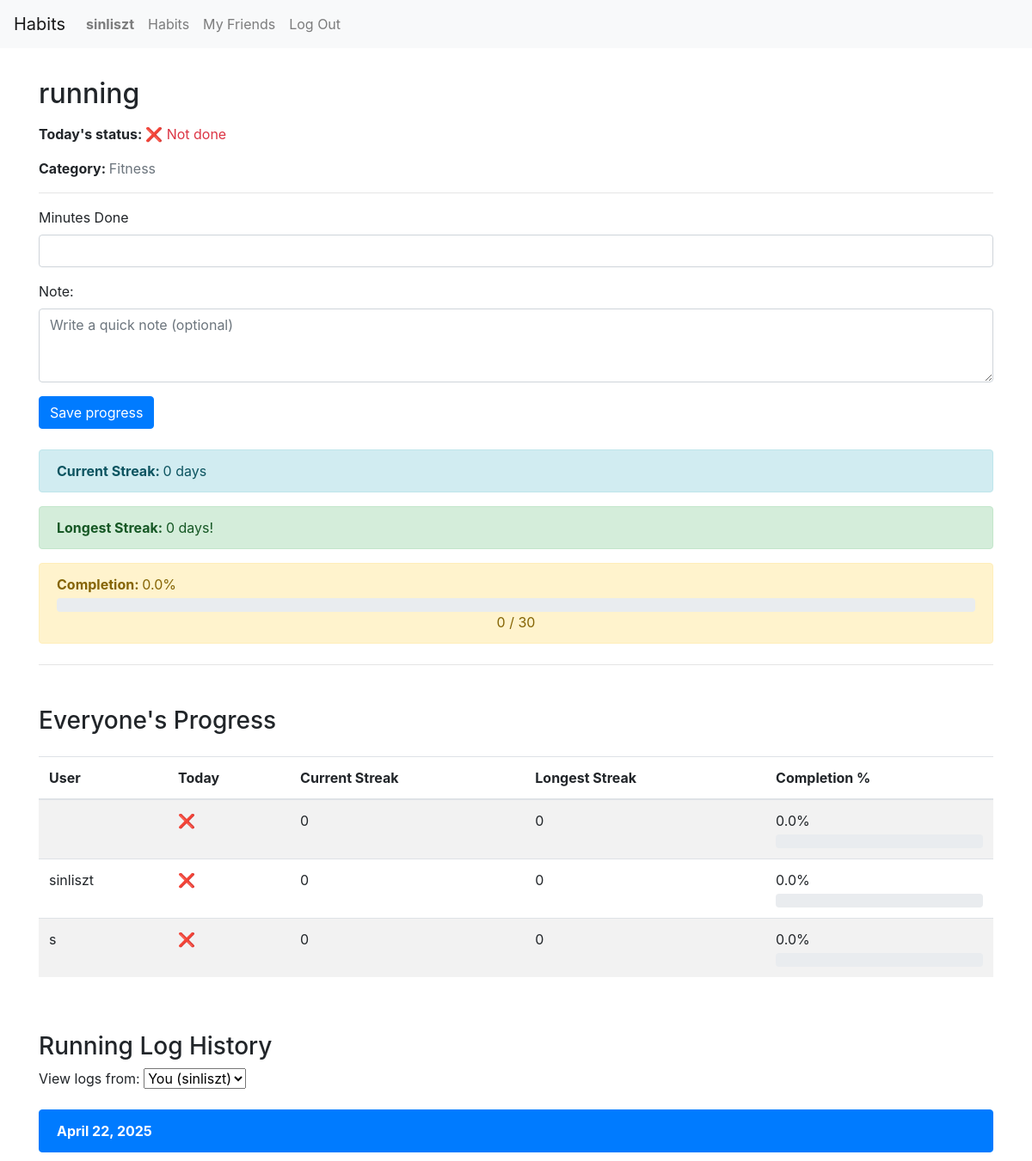
The app's page /habit/1/ (signed in) with its own data.
### tracker/models.py (models this page shows, shortened)
class User(AbstractUser):
    friends = models.ManyToManyField("self", symmetrical=True, blank=True)

class Habit(models.Model):
    name = models.CharField(max_length=100)
    created_at = models.DateField(auto_now_add=True)
    description = models.TextField(blank=True)
    users = models.ManyToManyField(User, related_name="shared_habits")
    owner = models.ForeignKey(User, on_delete=models.CASCADE, related_name="habits_owned", null=True, blank=True)
    target_minutes = models.PositiveIntegerField(default=30)
    category = models.ForeignKey(Category, on_delete=models.CASCADE, related_name='habits')

class Category(models.Model):
    name = models.CharField(max_length=32, unique=True)
    def __str__(self):
        return self.name

class HabitLog(models.Model):
    habit = models.ForeignKey(Habit, on_delete=models.CASCADE, related_name="logs")
    user = models.ForeignKey(User, on_delete=models.CASCADE)
    date = models.DateField(auto_now_add=True)
    completed = models.BooleanField(default=False)
    minutes_done = models.PositiveIntegerField(default=0)
    note = models.TextField(blank=True)
    class Meta:
        unique_together = ("habit", "user", "date")

### tracker/views.py (the view)
# urls.py: path("habit/<int:habit_id>/", views.habit_detail, name="habit_detail"),
@login_required
def habit_detail(request, habit_id):
    habit = get_object_or_404(Habit, id=habit_id, users=request.user)
    if request.user != habit.owner and request.user not in habit.users.all():
        return HttpResponseForbidden("You do not have access to this habit")
    selected_user_id = request.GET.get("user", request.user.id)
    selected_user = get_object_or_404(User, id=selected_user_id)
    logs = HabitLog.objects.filter(habit=habit, user=selected_user).order_by('-date')
    today_minutes = logs.filter(date=date.today()).aggregate(Sum('minutes_done'))['minutes_done__sum'] or 0
    today_done = today_minutes >= habit.target_minutes
    streak_data = get_streaks_and_progress(selected_user, habit) or {
        "current_streak": 0,
        "longest_streak": 0,
        "completion_percent": 0,
    }
    if request.method == 'POST':
        if selected_user == request.user:
            form = HabitLogForm(request.POST)
            if form.is_valid():
                note = form.cleaned_data['note']
                minutes_done = form.cleaned_data["minutes_done"]
                HabitLog.objects.update_or_create(
                    habit=habit,
                    user=request.user,
                    date=date.today(),
                    defaults={
                        "note": note,
                        "minutes_done": minutes_done,
                    }
                )
                return redirect('habit_detail', habit_id=habit.id)
            else:
                form = None
    else:
        if request.user == selected_user:
            try:
                log_today = HabitLog.objects.get(user=request.user, habit=habit, date=date.today())
                minutes_done = log_today.minutes_done
                note = log_today.note
            except HabitLog.DoesNotExist:
                note = ""
                minutes_done = None
            form = HabitLogForm(initial={
            "note": note,
            "minutes_done": minutes_done,
            })
        else:
            form = None
    logs_by_date = []
    for date_value, group in groupby(logs, key=attrgetter("date")):
        logs_by_date.append({
            "date": date_value,
            "logs": list(group),
        })
    for entry in logs_by_date:
        total = sum(log.minutes_done for log in entry['logs'])
        entry['total_minutes'] = total
    all_users = [habit.owner] + list(habit.users.all())
    everyone_progress = []
    for user in all_users:
        logs_for_user = HabitLog.objects.filter(habit=habit, user=user)
        streak = get_streaks_and_progress(user, habit) or {
            "current_streak": 0,
            "longest_streak": 0,
            "completion_percent": 0,
        }
        today_minutes = logs.filter(date=date.today()).aggregate(Sum("minutes_done"))["minutes_done__sum"] or 0
        today_done = today_minutes >= habit.target_minutes
        everyone_progress.append({
            "user": user,
            "current_streak": streak["current_streak"],
            "longest_streak": streak["longest_streak"],
            "completion_percent": streak["completion_percent"],
            "today_done": today_done,
        })
    return render(request, 'tracker/habit_detail.html', {
        "habit": habit,
        "logs_by_date": logs,
        "today_minutes": today_minutes,
        "today_done": today_done,
        "form": form,
        "streak": streak_data,
        "shared_users": habit.users.exclude(id=request.user.id),
        "selected_user": selected_user,
        "everyone_progress": everyone_progress,
    })

### tracker/forms.py
class HabitLogForm(forms.ModelForm):
    class Meta:
        model = HabitLog
        fields = ["minutes_done", "note"]
        widgets = {
            "note": forms.Textarea(attrs ={
                "class": "form-control",
                "rows": 3,
                "placeholder": "Write a quick note (optional)",
            }),
            "minutes_done": forms.NumberInput(attrs={
                "class": "form-control",
                "min": 0,
                "max": 180,
            })
        }

### tracker/views.py (called while the page is built)
def get_streaks_and_progress(user, habit):
    logs = HabitLog.objects.filter(user=user, habit=habit)
    start_date = habit.created_at
    target_minutes = habit.target_minutes
    streak_data = calculate_streaks(logs, start_date, target_minutes)
    return streak_data

### tracker/templates/tracker/habit_detail.html (shortened to what this page needs)
{% extends "tracker/layout.html" %}
{% load static %}
{% block body %}
    <div class="container mt-4">
        <h2 class="mb-3">{{ habit.name }}</h2>
        <p>
            <strong>Today's status: </strong>
            {% if today_done %}
                <span class="text-success">✅ Done</span>
            {% else %}
                <span class="text-danger">❌ Not done</span>
            {% endif %}
        </p>
        <p>
            <strong>Category: </strong>
            <span class="text-muted">{{ habit.category }}</span>
        </p>
        <hr>
        {% if form %}
            <form method="post" class="mb-4">
                <div class="mb-3">
                    <label for="{{ form.minutes_done.id_for_label }}">Minutes Done</label>
                    {{ form.minutes_done }}
                </div>
                <div class="mb-3">
                    <label for="{{ form.note.id_for_label}}">Note: </label>
                    {{ form.note }}
                </div>
                <button type="submit" class="btn btn-primary">Save progress</button>
            </form>
        {% endif %}
        <div class="mb-4">
            <div class="alert alert-info">
                <strong>Current Streak: </strong>{{ streak.current_streak }} days
            </div>
            <div class="alert alert-success">
                <strong>Longest Streak: </strong>{{ streak.longest_streak }} days!
            </div>
            <div class="alert alert-warning">
                <strong>Completion: </strong><span id="completion">{{ streak.completion_percent }}</span>%
                <div class="progress mt-1">
                </div>
                <div class="text-center justify-content-between">
                    {{ today_minutes }} / {{ habit.target_minutes }}
                </div>
            </div>
        </div>
        <hr>
        <h3 class="mt-5">Everyone's Progress</h3>
        <div class="table-responsive">
            <table class="table table-striped mt-3">
                <thead>
                    <tr>
                        <th>User</th>
                        <th>Today</th>
                        <th>Current Streak</th>
                        <th>Longest Streak</th>
                        <th>Completion %</th>
                    </tr>
                </thead>
                <tbody>
                    {% for progress in everyone_progress %}
                        <tr>
                            <td>{{ progress.user.username }}</td>
                            <td>
                                {% if progress.today_done %}
                                    <span class="text-success">✅</span>
                                {% else %}
                                    <span class="text-danger">❌</span>
                                {% endif %}
                            </td>
                            <td>{{ progress.current_streak }}</td>
                            <td>{{ progress.longest_streak }}</td>
                            <td>
                                {{ progress.completion_percent }}%
                                <div class="progress mt-1">
                                </div>
                            </td>
                        </tr>
                    {% endfor %}
                </tbody>
            </table>
        </div>
        <h3 class="mb-2 mt-5">Running Log History</h3>
        <form method="get" class="mb-3">
            <label for="user">View logs from:</label>
            <select name="user" id="user" onchange="this.form.submit()" class="form-select w-auto d-inline-block ms-2">
                <option value="{{ request.user.id }}" {% if selected_user.id == request.user.id %}selected{% endif %}>
                    You ({{ request.user.username }})
                </option>
            </select>
        </form>
        <ul class="list-group">
            {% for entry in logs_by_date %}
                <li class="list-group-item active">
                    <strong>{{ entry.date }}</strong>
                </li>
            {% empty %}
                <li class="list-group-item text-muted">No entries yet.</li>
            {% endfor %}
        </ul>
    </div>
{% endblock %}

### tracker/templates/tracker/layout.html (shortened to what this page needs)
{% load static %}
<!DOCTYPE html>
<html lang="en">
    <head>
        <link rel="stylesheet" href="https://stackpath.bootstrapcdn.com/bootstrap/4.4.1/css/bootstrap.min.css">
        <link href="{% static 'tracker/styles.css' %}" rel="stylesheet">
    </head>
    <body>
        <nav class="navbar navbar-expand-lg navbar-light bg-light">
            <a class="navbar-brand" href="#">Habits</a>
            <div>
              <ul class="navbar-nav mr-auto">
                {% if user.is_authenticated %}
                    <li class="nav-item">
                        <a class="nav-link" href="#"><strong>{{ user.username }}</strong></a>
                    </li>
                {% endif %}
                <li class="nav-item">
                  <a class="nav-link" href="{% url 'index' %}">Habits</a>
                </li>
                {% if user.is_authenticated %}
                    <li class="nav-item">
                        <a class="nav-link" href="{% url 'friends_list' %}">My Friends</a>
                    </li>
                    <li class="nav-item">
                        <a class="nav-link" href="{% url 'logout' %}">Log Out</a>
                    </li>
                {% endif %}
              </ul>
            </div>
          </nav>
        <div class="body">
            {% block body %}
            {% endblock %}
        </div>
    </body>
</html>

### tracker/static/tracker/styles.css (style rules this page uses)
.body { padding: 10px; }

### records on screen
User: username "sinliszt", user.username "sinliszt", current_streak "0", longest_streak "0", completion_percent "0.0", user "You (sinliszt)"
Habit: name "running", category "Fitness", target_minutes "30"
User: user.username "s", current_streak "0", longest_streak "0", completion_percent "0.0"
HabitLog: date "April 22, 2025"

### other values on screen
{{ streak.current_streak }} "0"
{{ streak.longest_streak }} "0"
{{ streak.completion_percent }} "0.0"
{{ today_minutes }} "0"
{{ progress.current_streak }} "0"
{{ progress.longest_streak }} "0"
{{ progress.completion_percent }} "0.0"
